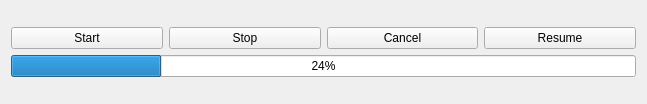
<?xml version="1.0" encoding="UTF-8"?>
<ui version="4.0">
 <class>Widget</class>
 <widget class="QWidget" name="Widget">
  <property name="geometry">
   <rect>
    <x>0</x>
    <y>0</y>
    <width>647</width>
    <height>104</height>
   </rect>
  </property>
  <property name="windowTitle">
   <string>Widget</string>
  </property>
  <layout class="QVBoxLayout" name="verticalLayout_2">
   <item>
    <layout class="QVBoxLayout" name="verticalLayout">
     <item>
      <layout class="QHBoxLayout" name="horizontalLayout">
       <item>
        <widget class="QPushButton" name="start">
         <property name="text">
          <string>Start</string>
         </property>
        </widget>
       </item>
       <item>
        <widget class="QPushButton" name="stop">
         <property name="text">
          <string>Stop</string>
         </property>
        </widget>
       </item>
       <item>
        <widget class="QPushButton" name="cancel">
         <property name="text">
          <string>Cancel</string>
         </property>
        </widget>
       </item>
       <item>
        <widget class="QPushButton" name="resume">
         <property name="text">
          <string>Resume</string>
         </property>
        </widget>
       </item>
      </layout>
     </item>
     <item>
      <widget class="QProgressBar" name="progressBar">
       <property name="value">
        <number>24</number>
       </property>
      </widget>
     </item>
    </layout>
   </item>
  </layout>
 </widget>
 <resources/>
 <connections/>
</ui>
